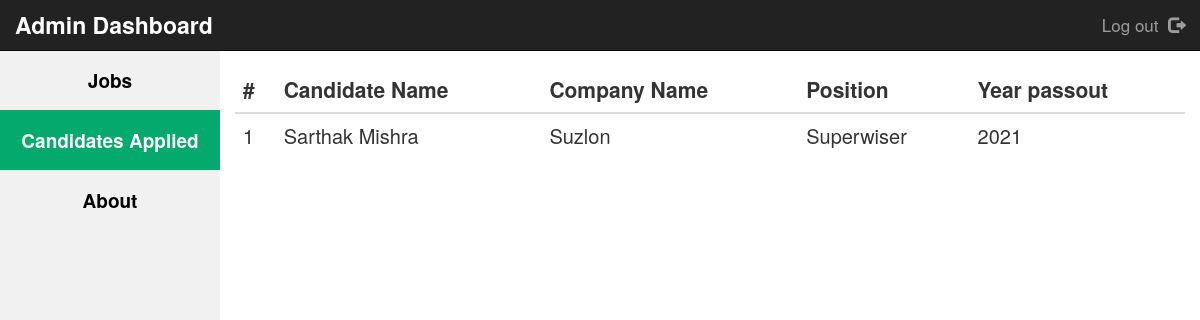
Screenshot of /applied.php with the database file from the repository.
### tables this page shows
CREATE TABLE IF NOT EXISTS `candidates` (
  `id` int(11) NOT NULL AUTO_INCREMENT,
  `canname` varchar(255) NOT NULL,
  `comname` varchar(255) NOT NULL,
  `applying` varchar(50) NOT NULL,
  `qual` varchar(255) NOT NULL,
  `pass` varchar(20) NOT NULL,
  PRIMARY KEY (`id`)
);

### applied.php (the view, shortened to what this page needs)
<?php include 'header.php'?>
        <div style="margin-top: 50px">
                <div class="sidebar" style="font-size:19px; text-align: center;" >
                    <a href="index.php" ><strong>Jobs</strong></a>
                    <a href="applied.php"  class="active"><strong>Candidates Applied</strong></a>
                    <a href="about.php"><strong>About</strong></a>
                </div>
        <div class="content">
                <table class="table table-dark table-hover" style="margin-top:15px;">
                            <thead style="font-size:21px;">
                                <tr>
                                <th scope="col">#</th>
                                <th scope="col">Candidate Name</th>
                                <th scope="col">Company Name</th>
                                <th scope="col">Position</th>
                                <th scope="col">Year passout</th>
                                </tr>
                            </thead>
                            <?php
                                $mysqli = new mysqli('localhost:3308', 'root', '', 'jobs');
                                $sqli="SELECT canname, comname, applying, pass FROM candidates";
                                $result=mysqli_query($mysqli, $sqli);
                                if($result->num_rows>0) {
                                    $i=0;
                                    while($rows=$result->fetch_assoc()) {
                                        echo"<tbody style=\"font-size:20px;\">
                                            <tr>
                                                <td>".++$i."</td>
                                                <td>".$rows['canname']."</td>
                                                <td>".$rows['comname']."</td>
                                                <td>".$rows['applying']."</td>
                                                <td>". $rows['pass']."</td>
                                            </tr>";
                                    }
                                } else {
                                    echo "";
                                }
                            ?>
                            </tbody>
                    </table>
            </div>
        </div>

### CSS/jobportal.css (style rules this page uses)
.sidebar { margin: 0; padding: 0; width: 220px; background-color: #f1f1f1; position: fixed; height: 100%; overflow: auto; }
.sidebar a { display: block; color: black; padding: 16px; text-decoration: none; }
.sidebar a.active { background-color: #04AA6D; color: white; }
div.content { margin-left: 220px; padding: 1px 15px; height: device-height; }
* { box-sizing: border-box; }

### header.php (style rules this page uses)
body { margin: 0; font-family: Arial, Helvetica, sans-serif; }

### rows the page displays
candidates: canname "Sarthak Mishra", comname "Suzlon", applying "Superwiser", pass "2021"
